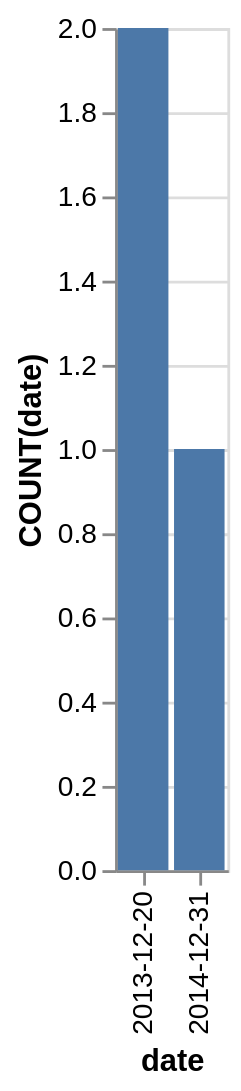

Vega-Lite specification for this chart:
### Vega-Lite specification from a JSON file in a GitHub repository (floating-point values rounded to 4 significant figures)
{"data": {"values": [{"x_data": "2013-12-20", "y_data": 2}, {"x_data": "2014-12-31", "y_data": 1}]}, "mark": "bar", "encoding": {"x": {"field": "x_data", "type": "nominal", "title": "date", "sort": {"op": "sum", "field": "y_data", "order": "descending"}}, "y": {"field": "y_data", "type": "quantitative", "title": "COUNT(date)"}}}
